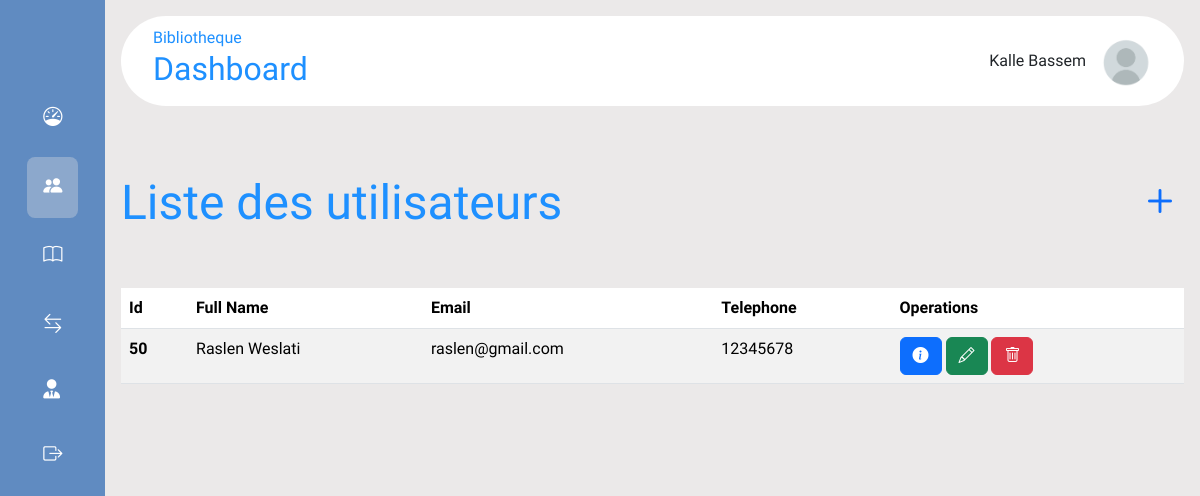
Screenshot of / (signed in) with the database file from the repository.
### index.php (called while the page is built, shortened)
<?php
    include "db_connect.php";
    $sql = $bdd->prepare("SELECT * FROM adhérents where id!=$_SESSION[id] and role!='Admin'");
    $sql->execute();
    $utils = $sql->fetchAll();
    include "layout.phtml";
?>

### index.phtml (the view, shortened to what this page needs)
<div class="d-flex justify-content-between align-items-center my-5">
    <h1>Liste des utilisateurs</h1>
    <h1><a href="./ajout_utilisateur.php"><i class="bi bi-plus"></i></a></h1>
</div>
<table class="table table-striped">
    <thead>
        <tr>
            <th scope="col">Id</th>
            <th scope="col">Full Name</th>
            <th scope="col">Email</th>
            <th scope="col">Telephone</th>
            <th scope="col">Operations</th>
        </tr>
    </thead>
    <tbody>
        <?php foreach($utils as $util): ?>
        <tr>
            <th scope="row"><?= $util['id'] ?></th>
            <td><?= $util['full_name'] ?></td>
            <td><?= $util['email'] ?></td>
            <td><?= $util['telephone'] ?></td>
            <td>
                <a class="btn btn-primary" href="utilisateur_details.php?id=<?= $util['id'] ?>" role="button"><i class="bi bi-info-circle-fill"></i></a>
                <a class="btn btn-success" href="modifier_utilisateur.php?id=<?= $util['id'] ?>" role="button"><i class="bi bi-pencil"></i></a>
                <a class="btn btn-danger" role="button" data-bs-toggle="modal" data-bs-target="#staticBackdrop<?=$util['id']?>"><i class="bi bi-trash"></i></a>
            </td>
        </tr>
        <?php endforeach; ?>
    </tbody>
</table>

### assets/css/style.css (style rules this page uses)
* { padding: 0; margin: 0; box-sizing: border-box; border: none; outline: none; font-family: "Host Grotesk", sans-serif; }
body { display: flex; }
h1 { margin-top: 20px; font-size: 3em; color: #1E90FF; }
a { text-decoration: none; }

### rows the page displays
adhérents: id "50", full_name "Raslen Weslati", email "raslen@gmail.com", telephone "12345678"

### other values shown
$_SESSION["full_name"] "Kalle Bassem"
